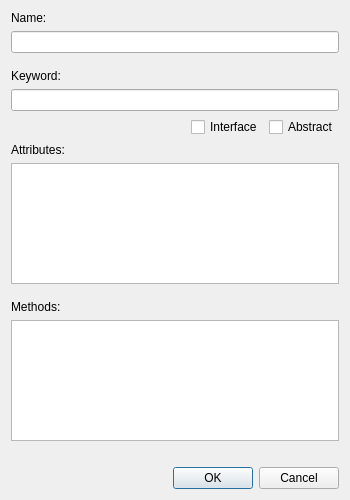
<?xml version="1.0" encoding="UTF-8"?>
<ui version="4.0">
 <class>ClassEditorDialog</class>
 <widget class="QDialog" name="ClassEditorDialog">
  <property name="geometry">
   <rect>
    <x>0</x>
    <y>0</y>
    <width>350</width>
    <height>500</height>
   </rect>
  </property>
  <property name="windowTitle">
   <string>Class Editor</string>
  </property>
  <property name="sizeGripEnabled">
   <bool>false</bool>
  </property>
  <layout class="QVBoxLayout" name="verticalLayout">
   <item>
    <widget class="QLabel" name="labelName">
     <property name="text">
      <string>Name:</string>
     </property>
    </widget>
   </item>
   <item>
    <widget class="QLineEdit" name="lineEditName"/>
   </item>
   <item>
    <spacer name="verticalSpacer">
     <property name="orientation">
      <enum>Qt::Vertical</enum>
     </property>
     <property name="sizeType">
      <enum>QSizePolicy::Fixed</enum>
     </property>
     <property name="sizeHint" stdset="0">
      <size>
       <width>20</width>
       <height>10</height>
      </size>
     </property>
    </spacer>
   </item>
   <item>
    <widget class="QLabel" name="labelKeyword">
     <property name="text">
      <string>Keyword:</string>
     </property>
    </widget>
   </item>
   <item>
    <widget class="QLineEdit" name="lineEditKeyword"/>
   </item>
   <item>
    <layout class="QHBoxLayout" name="horizontalLayout">
     <item>
      <spacer name="horizontalSpacer_2">
       <property name="orientation">
        <enum>Qt::Horizontal</enum>
       </property>
       <property name="sizeHint" stdset="0">
        <size>
         <width>40</width>
         <height>20</height>
        </size>
       </property>
      </spacer>
     </item>
     <item>
      <widget class="QCheckBox" name="checkBoxInterface">
       <property name="text">
        <string>Interface</string>
       </property>
      </widget>
     </item>
     <item>
      <widget class="QCheckBox" name="checkBoxAbstract">
       <property name="text">
        <string>Abstract</string>
       </property>
      </widget>
     </item>
    </layout>
   </item>
   <item>
    <widget class="QLabel" name="labelAttributes">
     <property name="text">
      <string>Attributes:</string>
     </property>
    </widget>
   </item>
   <item>
    <widget class="QListWidget" name="listWidgetAttributes"/>
   </item>
   <item>
    <spacer name="verticalSpacer_2">
     <property name="orientation">
      <enum>Qt::Vertical</enum>
     </property>
     <property name="sizeType">
      <enum>QSizePolicy::Fixed</enum>
     </property>
     <property name="sizeHint" stdset="0">
      <size>
       <width>20</width>
       <height>10</height>
      </size>
     </property>
    </spacer>
   </item>
   <item>
    <widget class="QLabel" name="labelMethods">
     <property name="text">
      <string>Methods:</string>
     </property>
    </widget>
   </item>
   <item>
    <widget class="QListWidget" name="listWidgetMethods"/>
   </item>
   <item>
    <spacer name="verticalSpacer_3">
     <property name="orientation">
      <enum>Qt::Vertical</enum>
     </property>
     <property name="sizeType">
      <enum>QSizePolicy::Fixed</enum>
     </property>
     <property name="sizeHint" stdset="0">
      <size>
       <width>20</width>
       <height>20</height>
      </size>
     </property>
    </spacer>
   </item>
   <item>
    <layout class="QHBoxLayout" name="horizontalLayout_2">
     <item>
      <spacer name="horizontalSpacer">
       <property name="orientation">
        <enum>Qt::Horizontal</enum>
       </property>
       <property name="sizeHint" stdset="0">
        <size>
         <width>0</width>
         <height>0</height>
        </size>
       </property>
      </spacer>
     </item>
     <item>
      <widget class="QPushButton" name="pushButtonOK">
       <property name="text">
        <string>OK</string>
       </property>
       <property name="default">
        <bool>true</bool>
       </property>
      </widget>
     </item>
     <item>
      <widget class="QPushButton" name="pushButtonCancel">
       <property name="text">
        <string>Cancel</string>
       </property>
       <property name="flat">
        <bool>false</bool>
       </property>
      </widget>
     </item>
    </layout>
   </item>
  </layout>
 </widget>
 <resources/>
 <connections>
  <connection>
   <sender>pushButtonOK</sender>
   <signal>clicked()</signal>
   <receiver>ClassEditorDialog</receiver>
   <slot>accept()</slot>
   <hints>
    <hint type="sourcelabel">
     <x>221</x>
     <y>478</y>
    </hint>
    <hint type="destinationlabel">
     <x>174</x>
     <y>249</y>
    </hint>
   </hints>
  </connection>
  <connection>
   <sender>pushButtonCancel</sender>
   <signal>clicked()</signal>
   <receiver>ClassEditorDialog</receiver>
   <slot>reject()</slot>
   <hints>
    <hint type="sourcelabel">
     <x>302</x>
     <y>478</y>
    </hint>
    <hint type="destinationlabel">
     <x>174</x>
     <y>249</y>
    </hint>
   </hints>
  </connection>
  <connection>
   <sender>listWidgetAttributes</sender>
   <signal>itemDoubleClicked(QListWidgetItem*)</signal>
   <receiver>ClassEditorDialog</receiver>
   <slot>itemDoubleClickedAttributes(QListWidgetItem*)</slot>
   <hints>
    <hint type="sourcelabel">
     <x>174</x>
     <y>164</y>
    </hint>
    <hint type="destinationlabel">
     <x>174</x>
     <y>249</y>
    </hint>
   </hints>
  </connection>
  <connection>
   <sender>listWidgetMethods</sender>
   <signal>itemDoubleClicked(QListWidgetItem*)</signal>
   <receiver>ClassEditorDialog</receiver>
   <slot>itemDoubleClickedMethods(QListWidgetItem*)</slot>
   <hints>
    <hint type="sourcelabel">
     <x>174</x>
     <y>357</y>
    </hint>
    <hint type="destinationlabel">
     <x>174</x>
     <y>249</y>
    </hint>
   </hints>
  </connection>
 </connections>
</ui>
